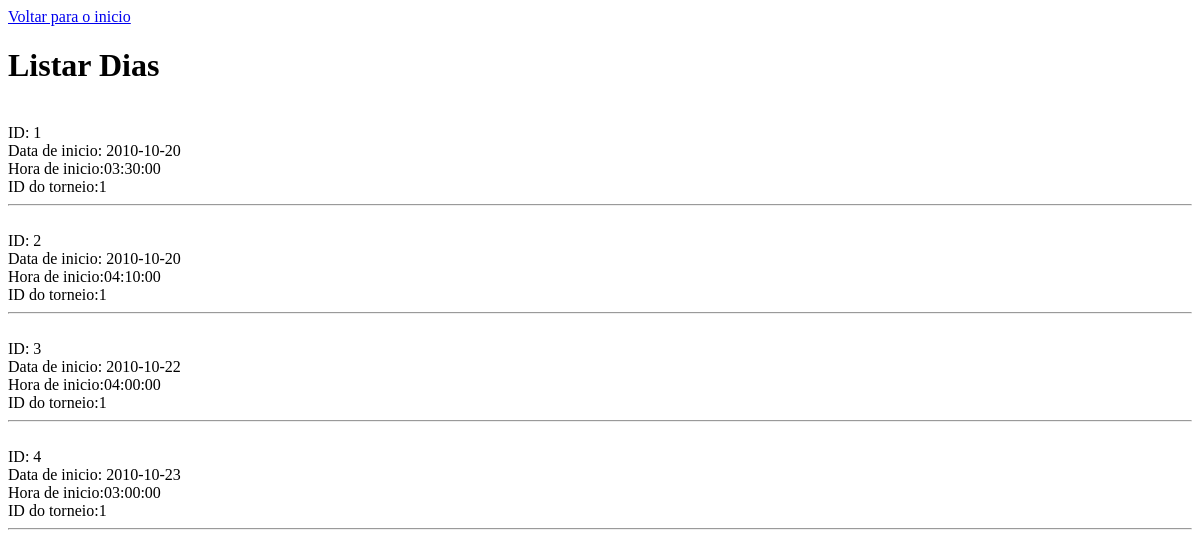
/lib/Select-Listar-PHP/Dias.php, run on an earlier commit of the app's database.
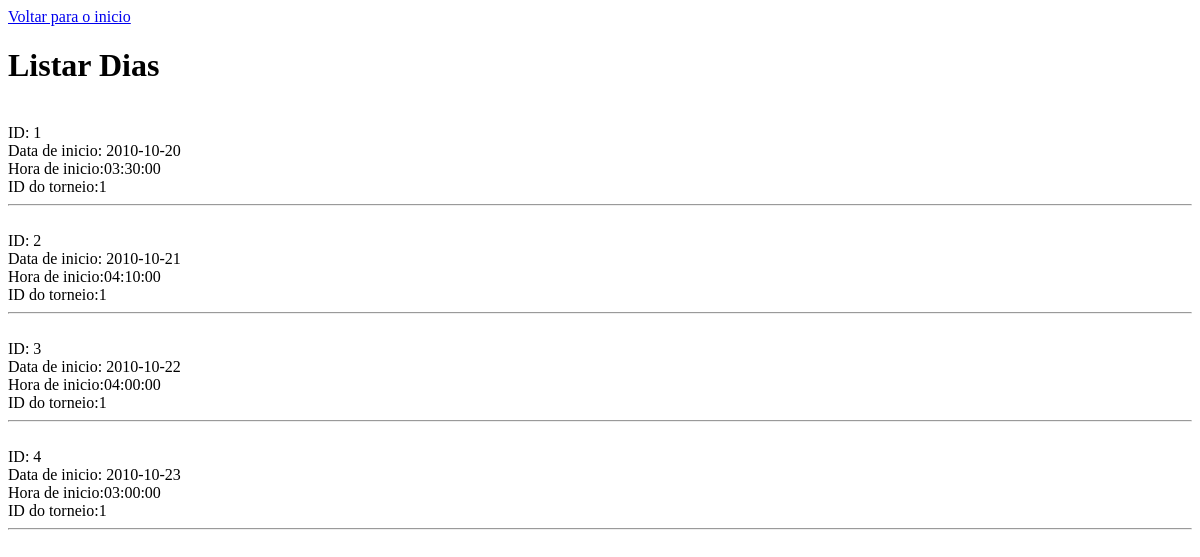
And on a later commit of the database.
### tables this page shows
create table dias (
	id_dias serial not null, 
	dt_ini date not null, 
	hr_ini time not null, 
	id_torneio bigint unsigned
);

### www/lib/Select-Listar-PHP/Dias.php (the view, shortened to what this page needs)
<?php
    include("../../modulos/Conexao.php");
?>
<!DOCTYPE html>
<html lang="pt_BR">
<head>
</head>
<body>
<a href="../../index.php">Voltar para o inicio</a>
    <h1>Listar Dias</h1>
<?php
    $query_usuarios = "SELECT id_dias, dt_ini, hr_ini, id_torneio FROM dias";
    $resultado_usuarios = $pdo->prepare($query_usuarios);
    $resultado_usuarios->execute();
    if( ($resultado_usuarios) AND ($resultado_usuarios->rowCount() != 0 ) ){
        while($row_usuários = $resultado_usuarios->fetch( PDO:: FETCH_ASSOC )){
            extract($row_usuários);
            echo "<br>ID: " . $id_dias . "<br>Data de inicio: " . $dt_ini . "<br>Hora de inicio:" . $hr_ini . "<br>ID do torneio:" . $id_torneio . "<br> <hr>";
        }
    } else{
        echo "<script>alert('Erro: Nenhum dado encontrado!');</script>";
    }

What changed in the data, as far as the page shows it:
changed dias id 2: dt_ini "2010-10-20" → "2010-10-21"
